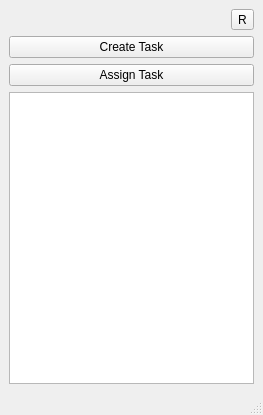
<?xml version="1.0" encoding="UTF-8"?>
<ui version="4.0">
 <class>MainWindow</class>
 <widget class="QMainWindow" name="MainWindow">
  <property name="geometry">
   <rect>
    <x>0</x>
    <y>0</y>
    <width>263</width>
    <height>415</height>
   </rect>
  </property>
  <property name="windowTitle">
   <string>MainWindow</string>
  </property>
  <widget class="QWidget" name="centralwidget">
   <layout class="QGridLayout" name="gridLayout">
    <item row="3" column="0">
     <widget class="QPushButton" name="assign_task_button">
      <property name="text">
       <string>Assign Task</string>
      </property>
     </widget>
    </item>
    <item row="4" column="0">
     <widget class="QListWidget" name="listWidget"/>
    </item>
    <item row="2" column="0">
     <widget class="QPushButton" name="create_button">
      <property name="text">
       <string>Create Task</string>
      </property>
     </widget>
    </item>
    <item row="1" column="0" alignment="Qt::AlignmentFlag::AlignRight">
     <widget class="QToolButton" name="refresh_button">
      <property name="text">
       <string>R</string>
      </property>
     </widget>
    </item>
   </layout>
  </widget>
  <widget class="QMenuBar" name="menubar">
   <property name="geometry">
    <rect>
     <x>0</x>
     <y>0</y>
     <width>263</width>
     <height>30</height>
    </rect>
   </property>
  </widget>
  <widget class="QStatusBar" name="statusbar"/>
 </widget>
 <resources/>
 <connections/>
</ui>
